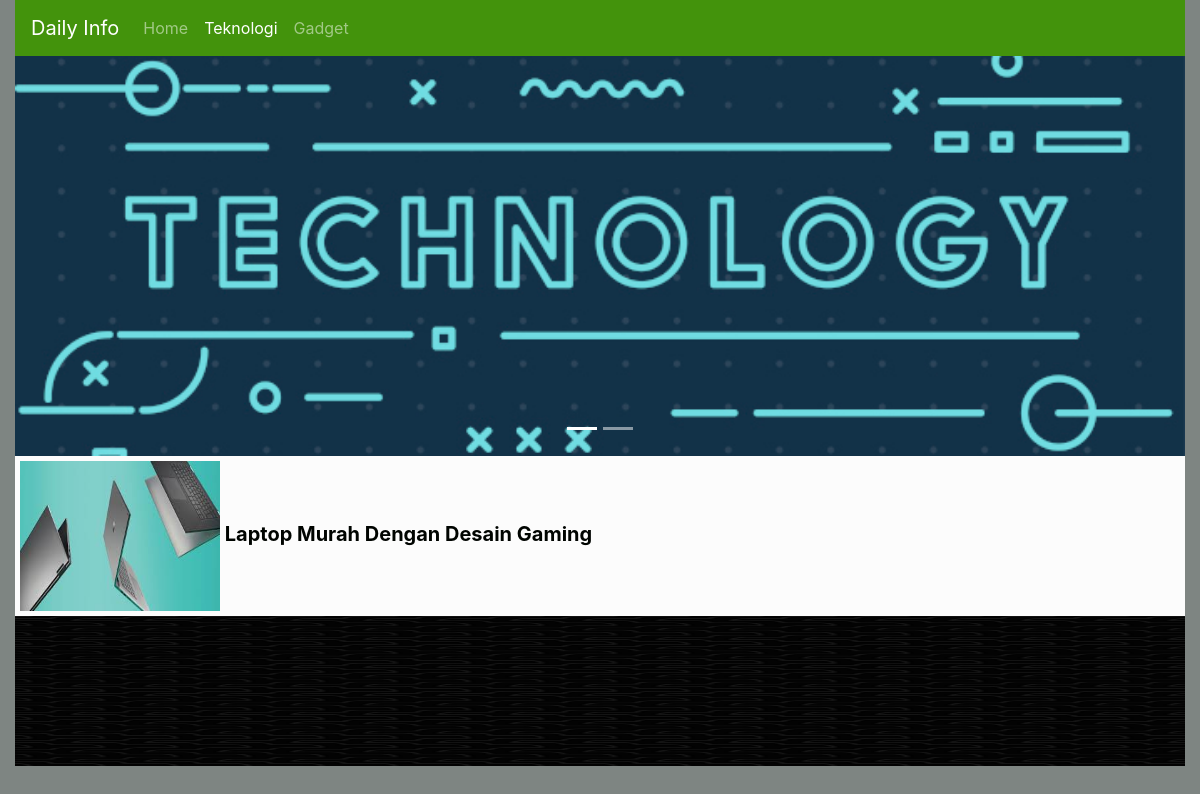
Page /teknologi.php on the committed database.
### tables this page shows
CREATE TABLE `berita` (
  `id` int(11) NOT NULL,
  `kategori` text NOT NULL,
  `judul` text NOT NULL,
  `isi` text NOT NULL,
  `nama_gambar` text NOT NULL,
  `gambar` text NOT NULL
);

### teknologi.php (the view, shortened to what this page needs)
<!doctype html>
<html lang="en">
  <head>
    <link rel="stylesheet" href="https://stackpath.bootstrapcdn.com/bootstrap/4.4.1/css/bootstrap.min.css">
    <link rel="stylesheet" href="style.css">
  </head>
  <body>
    <?php
    include 'koneksi/koneksi.php';
     ?>
    <div class="container-fluid">
        <nav class="navbar navbar-expand-lg navbar-dark" style="background-color:rgb(67, 147, 12);">
          <div class="navbar-brand">
            Daily Info
          </div>
          <div class="collapse navbar-collapse" id="ikonkecil">
            <ul class="navbar-nav mr-auto">
              <li class="nav-item"><a href="index.php" class="nav-link">Home</a></li>
              <li class="nav-item"><a href="teknologi.php" class="nav-link active">Teknologi</a></li>
              <li class="nav-item"><a href="gadget.php" class="nav-link">Gadget</a></li>
            </ul>
          </div>
        </nav>
        <div class="carousel slide" id="gambar" data-ride="carousel">
          <ul class="carousel-indicators">
            <li data-target="#gambar" data-slide-to="0" class="active"></li>
            <li data-target="#gambar" data-slide-to="1"></li>
          </ul>
          <div class="carousel-inner">
            <div class="carousel-item active">
              <img src="images/teknologi.jpg" alt="">
            </div>
          </div>
        </div>
        <div class="content">
          <div class="row">
            <div class="col-md-9">
              <?php
              $query=mysqli_query($link, "SELECT * FROM berita where kategori='Teknologi' ");
              while ($outputan=mysqli_fetch_assoc($query)) {
              ?>
              <div class="judul">
                <img src="images/<?php echo $outputan['gambar']; ?>" alt="">
                <a href="content.php?read=<?php echo $outputan['id']; ?>">
                  <?php echo $outputan['judul']; ?>
                </a>
              </div>
              <?php
              }
               ?>
            </div>
            <div class="col-md-3">
            </div>
          </div>
        </div>
        <div class="footer">
          <img src="images/footer.png" alt="">
        </div>
    </div>
  </body>
</html>

### style.css (style rules this page uses)
body { background-color: rgb(126, 133, 130); }
.content a { text-decoration: none; color: rgb(0, 4, 0); }
.judul { font-size: 20px; color: rgb(3, 0, 1); font-weight: bold; }
.content { background-color: rgb(252, 252, 252); padding: 0px 5px; }
.content img { width: 200px; height: 150px; margin: 5px 0px; }
.carousel-inner img { width: 100%; height: 400px; }
.footer img { width: 100%; height: 150px; }

### rows in the picture
berita: gambar (picture), judul "Laptop Murah Dengan Desain Gaming"
